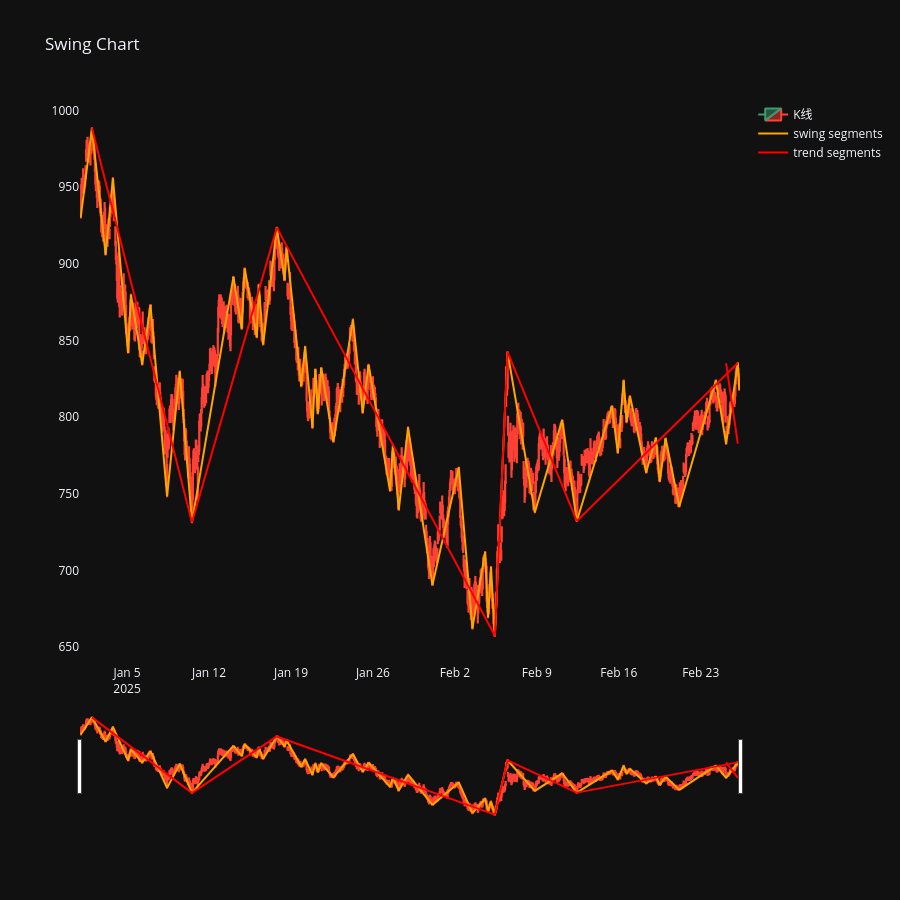

The cell this chart's notebook holds for it:
### Code cell
# 画图
import polars as pl
import pandas as pd
import plotly.graph_objects as go
from plotly.subplots import make_subplots
from pulao.constant import *

# sbar_manager = SBarManager()
# cbar_manager = CBarManager(sbar_manager=sbar_manager)
# swing_manager = SwingManager(cbar_manager=cbar_manager)
# trend_manager = TrendManager(swing_manager=cbar_manager)
# cbar_manager.read_parquet()
# swing_manager.read_parquet()
# trend_manager.read_parquet()
#
# region . Plotly - Cbar
#
df_cbar = cbar_manager.df_cbar.to_pandas()
df_cbar["datetime"] = pd.date_range("2025-01-01", periods=df_cbar.shape[0], freq="h")
df_cbar["open_price"] = df_cbar["high_price"]
df_cbar["close_price"] = df_cbar["low_price"]
if "index" in df_cbar.columns:
    del df_cbar["index"]

df_cbar.insert(0, "index", range(len(df_cbar)))

# region 构建波段数据
df_swing = swing_manager.df_swing.to_pandas()
df_swing["start_datetime"] = pd.Series(dtype="datetime64[ns]")
df_swing["end_datetime"] = pd.Series(dtype="datetime64[ns]")
if "index" in df_swing.columns:
    del df_swing["index"]
df_swing.insert(0, "index", range(len(df_swing)))

for i, row in enumerate(df_swing.itertuples()):
    df = df_cbar[
        (df_cbar["id"] >= row.cbar_start_id) & (df_cbar["id"] <= row.cbar_end_id)
    ]
    start_datetime = df.iloc[0]["datetime"]
    end_datetime = df.iloc[-1]["datetime"]
    df_swing.at[i, "start_datetime"] = start_datetime
    df_swing.at[i, "end_datetime"] = end_datetime

xs_swing = []
ys_swing = []
texts_swing = []
text_positions_swing = []
for i, row in enumerate(df_swing.itertuples()):
    xs_swing += [row.start_datetime, row.end_datetime, None]
    print("df_swing - "+str(i),row)
    start_index = df_cbar[(df_cbar["id"] == row.cbar_start_id)]["index"].iloc[0]
    end_index = df_cbar[(df_cbar["id"] == row.cbar_end_id)]["index"].iloc[0]
    if row.direction == Direction.UP:
        start_price = df_cbar[(df_cbar["id"] == row.cbar_start_id)]["low_price"].iloc[0]
        end_price = df_cbar[(df_cbar["id"] == row.cbar_end_id)]["high_price"].iloc[0]
        text_positions_swing += ["bottom center", "top center", "middle center"]
    else:
        start_price = df_cbar[(df_cbar["id"] == row.cbar_start_id)]["high_price"].iloc[
            0
        ]
        end_price = df_cbar[(df_cbar["id"] == row.cbar_end_id)]["low_price"].iloc[0]
        text_positions_swing += ["top center", "bottom center", "middle center"]
    ys_swing += [start_price, end_price, None]
    texts_swing += [start_index, end_index, None]
# endregion

# region 构建趋势数据
df_trend = trend_manager.df_trend.to_pandas()
df_trend["start_datetime"] = pd.Series(dtype="datetime64[ns]")
df_trend["end_datetime"] = pd.Series(dtype="datetime64[ns]")
df_trend.insert(0, "index", range(len(df_trend)))

for i, row in enumerate(df_trend.itertuples()):
    print("df_trend[datatime] - "+ str(i), row)
    df = df_swing[
        (df_swing["id"] >= row.swing_start_id) & (df_swing["id"] <= row.swing_end_id)
    ]
    start_datetime = df.iloc[0]["start_datetime"]
    end_datetime = df.iloc[-1]["end_datetime"]
    df_trend.at[i, "start_datetime"] = start_datetime
    df_trend.at[i, "end_datetime"] = end_datetime

xs_trend = []
ys_trend = []
texts_trend = []
text_positions_trend = []
for i, row in enumerate(df_trend.itertuples()):
    xs_trend += [row.start_datetime, row.end_datetime, None]
    print("df_trend[marker] - "+ str(i), row)
    start_index = df_swing[(df_swing["id"] == row.swing_start_id)]["index"].iloc[0]
    end_index = df_swing[(df_swing["id"] == row.swing_end_id)]["index"].iloc[0]
    if row.direction == Direction.UP:
        start_price = df_swing[(df_swing["id"] == row.swing_start_id)]["low_price"].iloc[0]
        end_price = df_swing[(df_swing["id"] == row.swing_end_id)]["high_price"].iloc[0]
        text_positions_trend += ["bottom center", "top center", "middle center"]
    else:
        start_price = df_swing[(df_swing["id"] == row.swing_start_id)]["high_price"].iloc[
            0
        ]
        end_price = df_swing[(df_swing["id"] == row.swing_end_id)]["low_price"].iloc[0]
        text_positions_trend += ["top center", "bottom center", "middle center"]
    ys_trend += [start_price, end_price, None]
    texts_trend += [start_index, end_index, None]
#endregion

# region fig
fig = make_subplots(rows=1, cols=1)
fig.add_trace(
    go.Candlestick(
        x=df_cbar["datetime"],
        open=df_cbar["open_price"],
        high=df_cbar["high_price"],
        low=df_cbar["low_price"],
        close=df_cbar["close_price"],
        name="K线",
    ),
    row=1,
    col=1,
)
#
# df_fractal_bottom = df_cbar[(df_cbar["fractal_type"] == FractalType.BOTTOM)]
#
# fig.add_trace(
#     go.Scatter(
#         x=df_fractal_bottom["datetime"],
#         y=df_fractal_bottom["low_price"] * 0.995,  # 放在K线最低价下方一点，不遮挡蜡烛
#         mode="markers+text",
#         name="swing point low",
#         marker=dict(
#             symbol="triangle-up",
#             size=14,
#             color="#1E90FF",
#         ),
#         text=df_fractal_bottom["index"],  # ← 添加序号
#         textposition="bottom center",  # ← 文字位置
#         textfont=dict(size=10, color="white"),
#         hovertemplate="<b>波段低点</b><br>"
#         + "时间: %{x}<br>"
#         + "价格: %{y:.2f}<br>"
#         + "<extra></extra>",
#     ),
#     row=1,
#     col=1,
# )
#
#
# df_fractal_top = df_cbar[(df_cbar["fractal_type"] == FractalType.TOP)]
#
# fig.add_trace(
#     go.Scatter(
#         x=df_fractal_top["datetime"],
#         y=df_fractal_top["high_price"] * 1.005,  # 放在K线最高价上方一点
#         mode="markers+text",
#         name="swing point high",
#         marker=dict(
#             symbol="triangle-down",
#             size=14,
#             color="#FF4500",
#         ),
#         text=df_fractal_top["index"],  # ← 添加序号
#         textposition="top center",  # ← 文字位置
#         textfont=dict(size=10, color="white"),
#         hovertemplate="<b>波段高点</b><br>"
#         + "时间: %{x}<br>"
#         + "价格: %{y:.2f}<br>"
#         + "<extra></extra>",
#     ),
#     row=1,
#     col=1,
# )

fig.add_trace(
    go.Scatter(
        x=xs_swing,
        y=ys_swing,
        name="swing segments",
        mode="lines",  # lines+text 支持显示文字
        line=dict(width=2, color="orange"),
        text=texts_swing,
        textposition=text_positions_swing,  # 文字位置
    )
)

fig.add_trace(
    go.Scatter(
        x=xs_trend,
        y=ys_trend,
        name="trend segments",
        mode="lines",  # lines+text 支持显示文字
        line=dict(width=2, color="red"),
        text=texts_trend,
        textposition=text_positions_trend,  # 文字位置
    )
)

title = "Swing Chart"
fig.update_layout(
    title=title,
    height=900,
    hovermode="x unified",  # X轴悬停联动虚线
)

fig.update_xaxes(
    showgrid=False,
)

fig.update_yaxes(
    showgrid=False,
)

fig.show()
# endregion

# endregion

### Figure 1 — Plotly figure (JSON) as saved in the notebook; plotly's stock layout.template omitted (floating-point values rounded to 4 significant figures; data arrays with more than 128 entries replaced by an {"elided": "..."} marker saying what was removed)
{"data": [{"close": {"elided": "1353 float values"}, "high": {"elided": "1353 float values"}, "low": {"elided": "1353 float values"}, "name": "K线", "open": {"elided": "1353 float values"}, "x": {"elided": "1353 str values"}, "type": "candlestick", "xaxis": "x", "yaxis": "y"}, {"line": {"color": "orange", "width": 2}, "mode": "lines", "name": "swing segments", "text": {"elided": "174 str values"}, "textposition": {"elided": "174 str values"}, "x": {"elided": "174 str values"}, "y": {"elided": "174 float values"}, "type": "scatter"}, {"line": {"color": "red", "width": 2}, "mode": "lines", "name": "trend segments", "text": ["1", "9", null, "10", "16", null, "17", "39", null, "40", "40", null, "41", "43", null, "44", "56", null, "56", "56", null], "textposition": ["top center", "bottom center", "middle center", "bottom center", "top center", "middle center", "top center", "bottom center", "middle center", "bottom center", "top center", "middle center", "top center", "bottom center", "middle center", "bottom center", "top center", "middle center", "top center", "bottom center", "middle center"], "x": ["2025-01-02T00:00:00", "2025-01-10T13:00:00", null, "2025-01-10T13:00:00", "2025-01-17T19:00:00", null, "2025-01-17T19:00:00", "2025-02-05T10:00:00", null, "2025-02-05T10:00:00", "2025-02-06T12:00:00", null, "2025-02-06T12:00:00", "2025-02-12T10:00:00", null, "2025-02-12T10:00:00", "2025-02-26T04:00:00", null, "2025-02-25T04:00:00", "2025-02-26T04:00:00", null], "y": [988.5, 731.4, null, 731.4, 923.7, null, 923.7, 657.4, null, 657.4, 842.4, null, 842.4, 732.3, null, 732.3, 835.3, null, 835.3, 782.7, null], "type": "scatter"}], "layout": {"xaxis": {"anchor": "y", "domain": [0.0, 1.0], "showgrid": false}, "yaxis": {"anchor": "x", "domain": [0.0, 1.0], "showgrid": false}, "title": {"text": "Swing Chart"}, "height": 900, "hovermode": "x unified"}}
